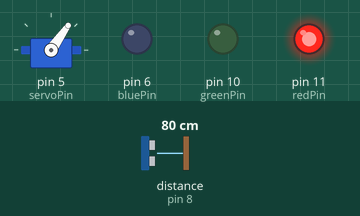
The sketch below on a simulated Arduino Uno, built with avr-gcc and run on an emulated ATmega328P. Parts: servo, output pins drawn as LEDs (lit = HIGH). Wiring (inferred from the names in the program): ultrasonic range finder: trigger pin 9; echo pin 8. The inputs (shaded band) are chosen by the test bench; at power-on: distance to the obstacle (sensor on pin 8) 80 cm. The echo pulse lasts 58.3 µs per cm; pins used as bus, display or sensor lines are not drawn.

Above: at 1.2 s.
1.3 s: distance to the obstacle (sensor on pin 8) set to 2 cm
At 1.51 s:
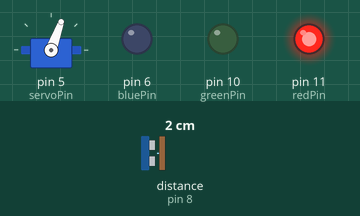
At 3.83 s:
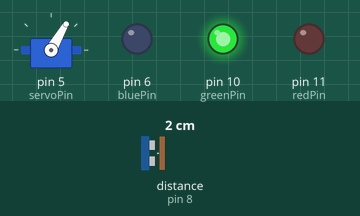
4.3 s: distance to the obstacle (sensor on pin 8) set to 9 cm
7.3 s: distance to the obstacle (sensor on pin 8) set to 12 cm
At 7.57 s:
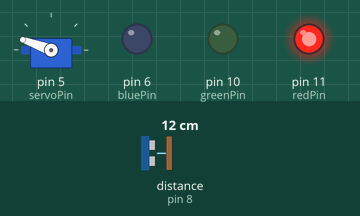
10.3 s: distance to the obstacle (sensor on pin 8) set to 250 cm
13.3 s: distance to the obstacle (sensor on pin 8) set to 18 cm
Timing chart, 0 to 17.3 s (numbered marks = the images above; inputs shaded):
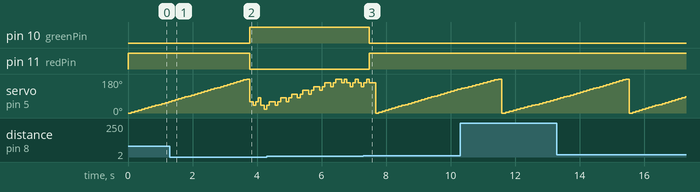

The sketch:

Midterm_Part4_ahussa8_ino.ino
```cpp
#include <Servo.h>

Servo myservo;
const int servoPin = 5;

const int trigPin = 9;
const int echoPin = 8;

const int redPin   = 11;
const int greenPin = 10;
const int bluePin  = 6;

const float objectLostThreshold = 10.0;

bool tracking = false;
int currentAngle = 90;

void setColor(int red, int green, int blue) {
  analogWrite(redPin, red);
  analogWrite(greenPin, green);
  analogWrite(bluePin, blue);
}

float getDistance() {
  digitalWrite(trigPin, LOW);
  delayMicroseconds(2);
  digitalWrite(trigPin, HIGH);
  delayMicroseconds(10);
  digitalWrite(trigPin, LOW);

  long duration = pulseIn(echoPin, HIGH, 30000);
  float distance = duration * 0.034 / 2;
  return distance;
}

void setup() {
  myservo.attach(servoPin);

  pinMode(trigPin, OUTPUT);
  pinMode(echoPin, INPUT);

  pinMode(redPin, OUTPUT);
  pinMode(greenPin, OUTPUT);
  pinMode(bluePin, OUTPUT);

  setColor(255, 0, 0);
  myservo.write(90);
}

void loop() {
  if (!tracking) {
    setColor(255, 0, 0);
    float bestDistance = 9999.0;
    int bestAngle = 90;

    for (int angle = 0; angle <= 180; angle += 5) {
      myservo.write(angle);
      delay(100);
      float d = getDistance();
      if ((d != 0.0) && (d < bestDistance)) {
        bestDistance = d;
        bestAngle = angle;
      }
    }

    if (bestDistance < objectLostThreshold) {
      tracking = true;
      currentAngle = bestAngle;
      myservo.write(currentAngle);
      setColor(0, 255, 0);
      delay(100);
    }
  } else {
    int startAngle = currentAngle - 20;
    int endAngle   = currentAngle + 20;
    if (startAngle < 0) startAngle = 0;
    if (endAngle > 180) endAngle = 180;

    float bestDistance = 9999.0;
    int bestAngle = currentAngle;

    for (int angle = startAngle; angle <= endAngle; angle += 20) {
      myservo.write(angle);
      delay(80);
      float d = getDistance();
      if ((d != 0.0) && (d < bestDistance)) {
        bestDistance = d;
        bestAngle = angle;
      }
    }

    currentAngle = bestAngle;
    myservo.write(currentAngle);
    setColor(0, 255, 0);

    if (bestDistance > objectLostThreshold) {
      tracking = false;
      setColor(255, 0, 0);
      delay(100);
    }

    delay(100);
  }
}
```

Measured:
- the behaviour switches between 10 and 11 cm on distance to the obstacle (sensor on pin 8) (found by bisection; images 2 and 3)
- after the input at 1.3 s, pin 10 (greenPin): LOW → HIGH after 2.5 s; pin 11 (redPin): HIGH → LOW after 2.5 s
- after the input at 7.3 s, pin 10 (greenPin): HIGH → LOW after 0.18 s; pin 11 (redPin): LOW → HIGH after 0.18 s
